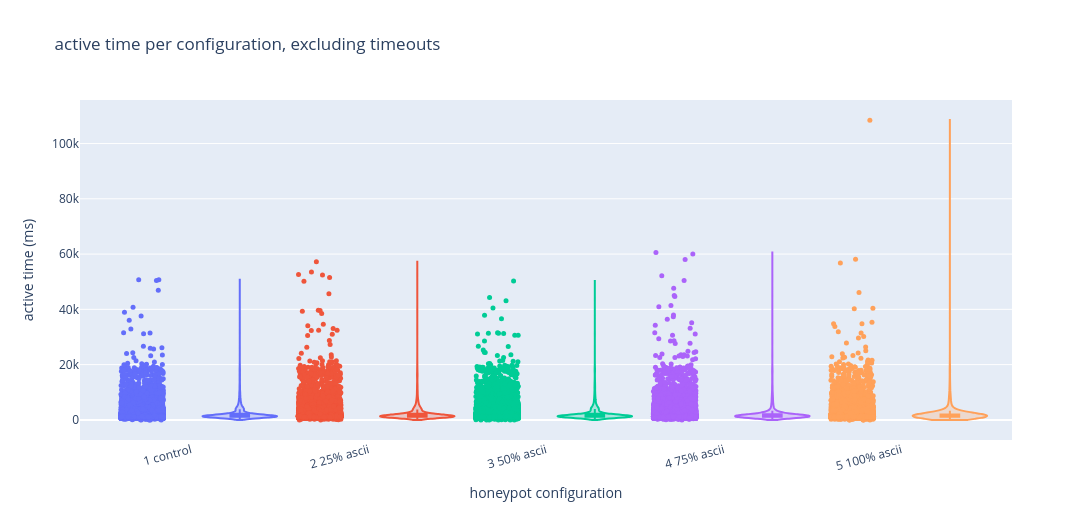

Write notebook code for a chart like this one.
### Markdown cell above
## Time spent per configuration, excluding timeouts (active time)

Same plot after dropping attacks that reached the 5 minute limit.

### Code cell
print(f"removed {int(df['hit_time_limit'].sum())} attacks that reached the time limit")
print(f"remaining attacks: {len(kept)}")
fig_time_no_timeout, plot_time_no_timeout = make_violin(
    kept, "active_ms", "active time per configuration, excluding timeouts", "active time (ms)"
)
fig_time_no_timeout.show()
summary_time_no_timeout = print_summary(plot_time_no_timeout, "active_ms")

### Figure 1 — Plotly figure (JSON) as saved in the notebook; plotly's stock layout.template omitted (floating-point values rounded to 4 significant figures; data arrays with more than 128 entries replaced by an {"elided": "..."} marker saying what was removed)
{"data": [{"customdata": {"elided": "9189 float values"}, "hovertemplate": "1 control<br>active time (ms)=%{customdata}<extra></extra>", "marker": {"color": "#636EFA", "opacity": 1, "size": 5}, "mode": "markers", "name": "1 control observations", "type": "scatter", "x": {"elided": "9189 float values"}, "y": {"elided": "9189 float values"}}, {"box": {"visible": true}, "fillcolor": "rgba(99, 110, 250, 0.25)", "hovertemplate": "1 control<br>active time (ms)=%{y}<extra></extra>", "line": {"color": "#636EFA", "width": 2}, "meanline": {"visible": false}, "name": "1 control distribution", "points": false, "spanmode": "hard", "type": "violin", "width": 0.42, "x": {"elided": "9189 float values"}, "y": {"elided": "9189 float values"}}, {"customdata": {"elided": "9084 float values"}, "hovertemplate": "2 25% ascii<br>active time (ms)=%{customdata}<extra></extra>", "marker": {"color": "#EF553B", "opacity": 1, "size": 5}, "mode": "markers", "name": "2 25% ascii observations", "type": "scatter", "x": {"elided": "9084 float values"}, "y": {"elided": "9084 float values"}}, {"box": {"visible": true}, "fillcolor": "rgba(239, 85, 59, 0.25)", "hovertemplate": "2 25% ascii<br>active time (ms)=%{y}<extra></extra>", "line": {"color": "#EF553B", "width": 2}, "meanline": {"visible": false}, "name": "2 25% ascii distribution", "points": false, "spanmode": "hard", "type": "violin", "width": 0.42, "x": {"elided": "9084 float values"}, "y": {"elided": "9084 float values"}}, {"customdata": {"elided": "9221 float values"}, "hovertemplate": "3 50% ascii<br>active time (ms)=%{customdata}<extra></extra>", "marker": {"color": "#00CC96", "opacity": 1, "size": 5}, "mode": "markers", "name": "3 50% ascii observations", "type": "scatter", "x": {"elided": "9221 float values"}, "y": {"elided": "9221 float values"}}, {"box": {"visible": true}, "fillcolor": "rgba(0, 204, 150, 0.25)", "hovertemplate": "3 50% ascii<br>active time (ms)=%{y}<extra></extra>", "line": {"color": "#00CC96", "width": 2}, "meanline": {"visible": false}, "name": "3 50% ascii distribution", "points": false, "spanmode": "hard", "type": "violin", "width": 0.42, "x": {"elided": "9221 float values"}, "y": {"elided": "9221 float values"}}, {"customdata": {"elided": "9177 float values"}, "hovertemplate": "4 75% ascii<br>active time (ms)=%{customdata}<extra></extra>", "marker": {"color": "#AB63FA", "opacity": 1, "size": 5}, "mode": "markers", "name": "4 75% ascii observations", "type": "scatter", "x": {"elided": "9177 float values"}, "y": {"elided": "9177 float values"}}, {"box": {"visible": true}, "fillcolor": "rgba(171, 99, 250, 0.25)", "hovertemplate": "4 75% ascii<br>active time (ms)=%{y}<extra></extra>", "line": {"color": "#AB63FA", "width": 2}, "meanline": {"visible": false}, "name": "4 75% ascii distribution", "points": false, "spanmode": "hard", "type": "violin", "width": 0.42, "x": {"elided": "9177 float values"}, "y": {"elided": "9177 float values"}}, {"customdata": {"elided": "9093 float values"}, "hovertemplate": "5 100% ascii<br>active time (ms)=%{customdata}<extra></extra>", "marker": {"color": "#FFA15A", "opacity": 1, "size": 5}, "mode": "markers", "name": "5 100% ascii observations", "type": "scatter", "x": {"elided": "9093 float values"}, "y": {"elided": "9093 float values"}}, {"box": {"visible": true}, "fillcolor": "rgba(255, 161, 90, 0.25)", "hovertemplate": "5 100% ascii<br>active time (ms)=%{y}<extra></extra>", "line": {"color": "#FFA15A", "width": 2}, "meanline": {"visible": false}, "name": "5 100% ascii distribution", "points": false, "spanmode": "hard", "type": "violin", "width": 0.42, "x": {"elided": "9093 float values"}, "y": {"elided": "9093 float values"}}], "layout": {"height": 520, "showlegend": false, "title": {"text": "active time per configuration, excluding timeouts"}, "violingap": 0, "violinmode": "overlay", "width": 1300, "xaxis": {"range": [-0.35, 4.9], "tickangle": -15, "tickmode": "array", "ticktext": ["1 control", "2 25% ascii", "3 50% ascii", "4 75% ascii", "5 100% ascii"], "tickvals": [0.275, 1.275, 2.275, 3.275, 4.275], "title": {"text": "honeypot configuration"}}, "yaxis": {"title": {"text": "active time (ms)"}}}}
